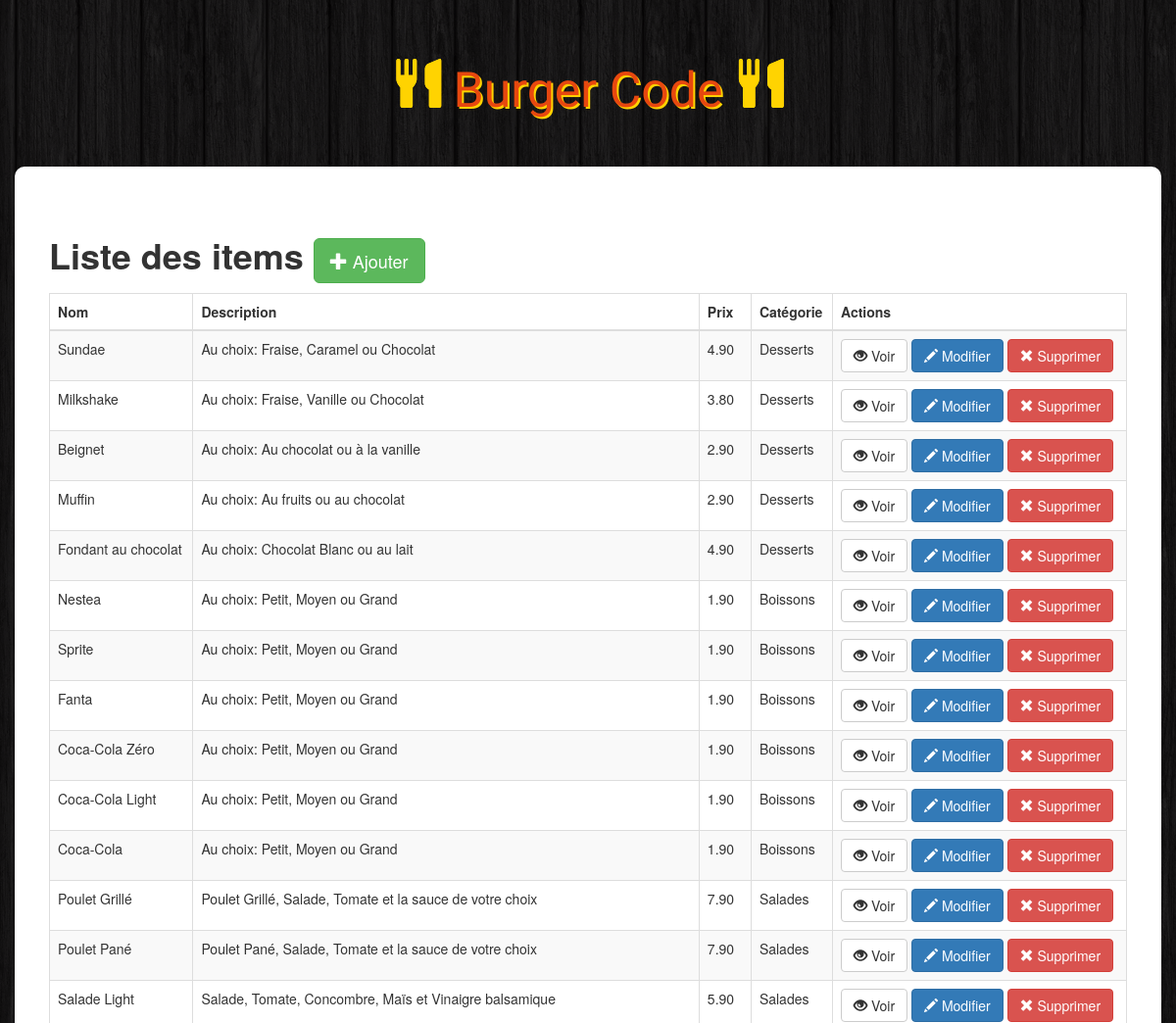
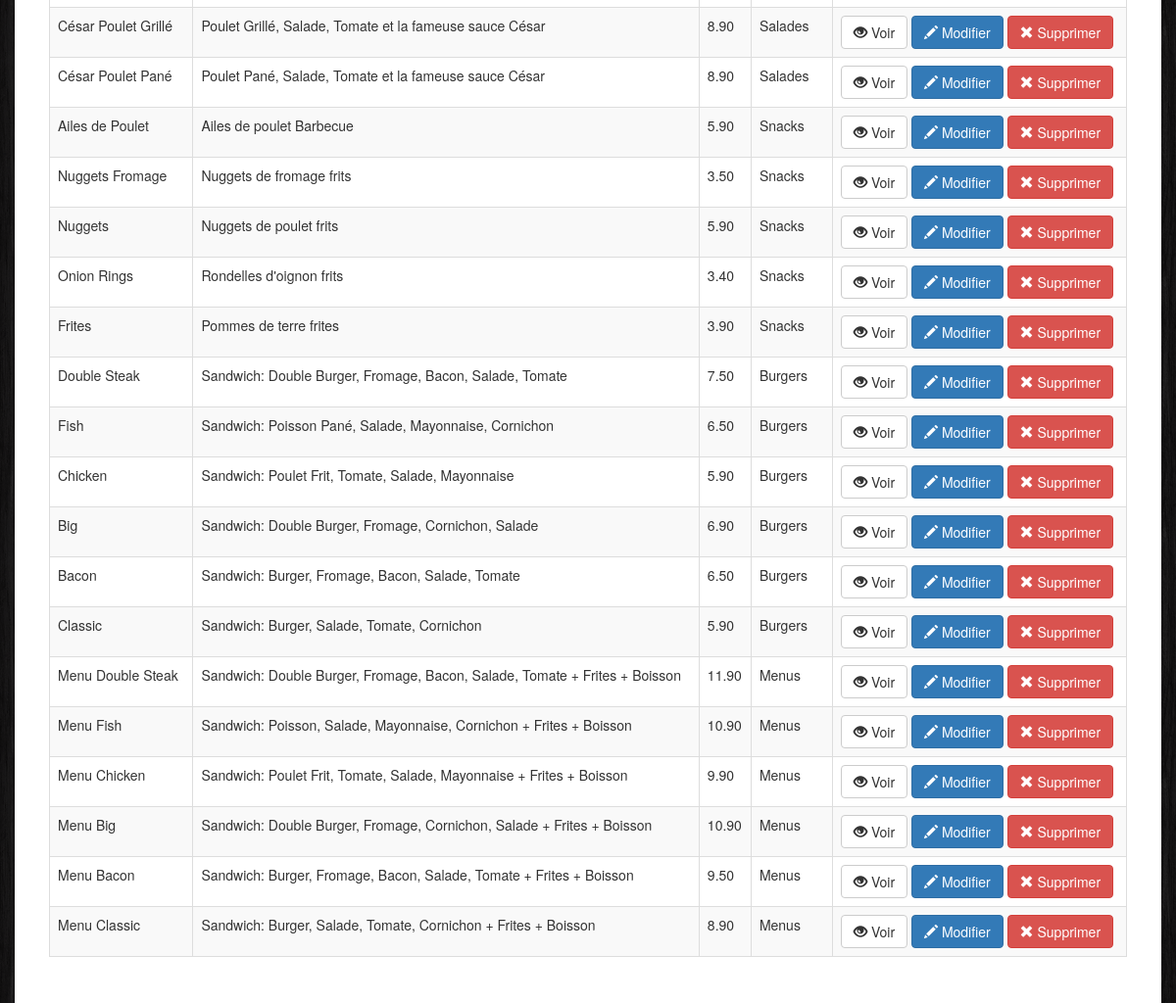
The app's page /admin/index.php with its own data (2 pictures, top to bottom).
### tables this page shows
CREATE TABLE `items` (
  `id` int(11) NOT NULL,
  `name` varchar(100) NOT NULL,
  `description` varchar(255) NOT NULL,
  `price` float NOT NULL,
  `image` varchar(255) NOT NULL,
  `category` int(11) NOT NULL
);

CREATE TABLE `categories` (
  `id` int(11) NOT NULL,
  `name` varchar(100) NOT NULL
);

### admin/index.php (the view, shortened to what this page needs)
<!DOCTYPE html>
<html>
    <head>
        <link rel="stylesheet" href="https://maxcdn.bootstrapcdn.com/bootstrap/3.3.6/css/bootstrap.min.css">
        <link rel="stylesheet" href="../css/styles.css">
    </head>
    <body>
        <h1 class="text-logo"><span class="glyphicon glyphicon-cutlery"></span> Burger Code <span class="glyphicon glyphicon-cutlery"></span></h1>
        <div class="container admin">
            <div class="row">
                <h1><strong>Liste des items   </strong><a href="insert.php" class="btn btn-success btn-lg"><span class="glyphicon glyphicon-plus"></span> Ajouter</a></h1>
                <table class="table table-striped table-bordered">
                  <thead>
                    <tr>
                      <th>Nom</th>
                      <th>Description</th>
                      <th>Prix</th>
                      <th>Catégorie</th>
                      <th>Actions</th>
                    </tr>
                  </thead>
                  <tbody>
                      <?php
                        $db = Database::connect();
                        $statement = $db->query('SELECT items.id, items.name, items.description, items.price, categories.name AS category FROM items LEFT JOIN categories ON items.category = categories.id ORDER BY items.id DESC');
                        while($item = $statement->fetch())
                        {
                            echo '<tr>';
                            echo '<td>'. $item['name'] . '</td>';
                            echo '<td>'. $item['description'] . '</td>';
                            echo '<td>'. number_format($item['price'], 2, '.', '') . '</td>';
                            echo '<td>'. $item['category'] . '</td>';
                            echo '<td width=300>';
                            echo '<a class="btn btn-default" href="view.php?id='.$item['id'].'"><span class="glyphicon glyphicon-eye-open"></span> Voir</a>';
                            echo '<a class="btn btn-primary" href="update.php?id='.$item['id'].'"><span class="glyphicon glyphicon-pencil"></span> Modifier</a>';
                            echo '<a class="btn btn-danger" href="delete.php?id='.$item['id'].'"><span class="glyphicon glyphicon-remove"></span> Supprimer</a>';
                            echo '</td>';
                            echo '</tr>';
                        }
                      ?>
                  </tbody>
                </table>
            </div>
        </div>
    </body>
</html>

### css/styles.css (style rules this page uses)
body { background: url(../images/bg.png); }
.text-logo { font-family: 'Holtwood One SC', sans-serif; color: #e7480f; text-shadow: 2px 2px #ffd301; font-size: 50px; padding: 40px 0px; text-align: center; }
.text-logo .glyphicon { color: #ffd301; text-shadow: 0px 0px #ffd301; }
.admin { background: #fff; padding: 50px; border-radius: 10px; }

### records on screen
items: name "Sundae", description "Au choix: Fraise, Caramel ou Chocolat", price "4.90", category.name "Desserts"
items: name "Milkshake", description "Au choix: Fraise, Vanille ou Chocolat", price "3.80", category.name "Desserts"
items: name "Beignet", description "Au choix: Au chocolat ou à la vanille", price "2.90", category.name "Desserts"
items: name "Muffin", description "Au choix: Au fruits ou au chocolat", price "2.90", category.name "Desserts"
items: name "Fondant au chocolat", description "Au choix: Chocolat Blanc ou au lait", price "4.90", category.name "Desserts"
items: name "Nestea", description "Au choix: Petit, Moyen ou Grand", price "1.90", category.name "Boissons"
items: name "Sprite", description "Au choix: Petit, Moyen ou Grand", price "1.90", category.name "Boissons"
items: name "Fanta", description "Au choix: Petit, Moyen ou Grand", price "1.90", category.name "Boissons"
items: name "Coca-Cola Zéro", description "Au choix: Petit, Moyen ou Grand", price "1.90", category.name "Boissons"
items: name "Coca-Cola Light", description "Au choix: Petit, Moyen ou Grand", price "1.90", category.name "Boissons"
items: name "Coca-Cola", description "Au choix: Petit, Moyen ou Grand", price "1.90", category.name "Boissons"
items: name "Poulet Grillé", description "Poulet Grillé, Salade, Tomate et la sauce de votre choix", price "7.90", category.name "Salades"
items: name "Poulet Pané", description "Poulet Pané, Salade, Tomate et la sauce de votre choix", price "7.90", category.name "Salades"
items: name "Salade Light", description "Salade, Tomate, Concombre, Maïs et Vinaigre balsamique", price "5.90", category.name "Salades"
items: name "César Poulet Grillé", description "Poulet Grillé, Salade, Tomate et la fameuse sauce César", price "8.90", category.name "Salades"
items: name "César Poulet Pané", description "Poulet Pané, Salade, Tomate et la fameuse sauce César", price "8.90", category.name "Salades"
items: name "Ailes de Poulet", description "Ailes de poulet Barbecue", price "5.90", category.name "Snacks"
items: name "Nuggets Fromage", description "Nuggets de fromage frits", price "3.50", category.name "Snacks"
items: name "Nuggets", description "Nuggets de poulet frits", price "5.90", category.name "Snacks"
items: name "Onion Rings", description "Rondelles d'oignon frits", price "3.40", category.name "Snacks"
items: name "Frites", description "Pommes de terre frites", price "3.90", category.name "Snacks"
items: name "Double Steak", description "Sandwich: Double Burger, Fromage, Bacon, Salade, Tomate", price "7.50", category.name "Burgers"
items: name "Fish", description "Sandwich: Poisson Pané, Salade, Mayonnaise, Cornichon", price "6.50", category.name "Burgers"
items: name "Chicken", description "Sandwich: Poulet Frit, Tomate, Salade, Mayonnaise", price "5.90", category.name "Burgers"
items: name "Big", description "Sandwich: Double Burger, Fromage, Cornichon, Salade", price "6.90", category.name "Burgers"
items: name "Bacon", description "Sandwich: Burger, Fromage, Bacon, Salade, Tomate", price "6.50", category.name "Burgers"
items: name "Classic", description "Sandwich: Burger, Salade, Tomate, Cornichon", price "5.90", category.name "Burgers"
items: name "Menu Double Steak", description "Sandwich: Double Burger, Fromage, Bacon, Salade, Tomate + Frites + Boisson", price "11.90", category.name "Menus"
items: name "Menu Fish", description "Sandwich: Poisson, Salade, Mayonnaise, Cornichon + Frites + Boisson", price "10.90", category.name "Menus"
items: name "Menu Chicken", description "Sandwich: Poulet Frit, Tomate, Salade, Mayonnaise + Frites + Boisson", price "9.90", category.name "Menus"
items: name "Menu Big", description "Sandwich: Double Burger, Fromage, Cornichon, Salade + Frites + Boisson", price "10.90", category.name "Menus"
items: name "Menu Bacon", description "Sandwich: Burger, Fromage, Bacon, Salade, Tomate + Frites + Boisson", price "9.50", category.name "Menus"
items: name "Menu Classic", description "Sandwich: Burger, Salade, Tomate, Cornichon + Frites + Boisson", price "8.90", category.name "Menus"
